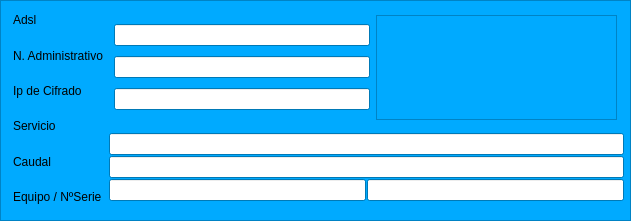
          <widget class="QFrame" name="frame_datosRouter">
           <property name="geometry">
            <rect>
             <x>620</x>
             <y>0</y>
             <width>631</width>
             <height>221</height>
            </rect>
           </property>
           <property name="palette">
            <palette>
             <active>
              <colorrole role="WindowText">
               <brush brushstyle="SolidPattern">
                <color alpha="255">
                 <red>0</red>
                 <green>0</green>
                 <blue>0</blue>
                </color>
               </brush>
              </colorrole>
              <colorrole role="Button">
               <brush brushstyle="SolidPattern">
                <color alpha="255">
                 <red>0</red>
                 <green>170</green>
                 <blue>255</blue>
                </color>
               </brush>
              </colorrole>
              <colorrole role="Light">
               <brush brushstyle="SolidPattern">
                <color alpha="255">
                 <red>127</red>
                 <green>213</green>
                 <blue>255</blue>
                </color>
               </brush>
              </colorrole>
              <colorrole role="Midlight">
               <brush brushstyle="SolidPattern">
                <color alpha="255">
                 <red>63</red>
                 <green>191</green>
                 <blue>255</blue>
                </color>
               </brush>
              </colorrole>
              <colorrole role="Dark">
               <brush brushstyle="SolidPattern">
                <color alpha="255">
                 <red>0</red>
                 <green>85</green>
                 <blue>127</blue>
                </color>
               </brush>
              </colorrole>
              <colorrole role="Mid">
               <brush brushstyle="SolidPattern">
                <color alpha="255">
                 <red>0</red>
                 <green>113</green>
                 <blue>170</blue>
                </color>
               </brush>
              </colorrole>
              <colorrole role="Text">
               <brush brushstyle="SolidPattern">
                <color alpha="255">
                 <red>0</red>
                 <green>0</green>
                 <blue>0</blue>
                </color>
               </brush>
              </colorrole>
              <colorrole role="BrightText">
               <brush brushstyle="SolidPattern">
                <color alpha="255">
                 <red>255</red>
                 <green>255</green>
                 <blue>255</blue>
                </color>
               </brush>
              </colorrole>
              <colorrole role="ButtonText">
               <brush brushstyle="SolidPattern">
                <color alpha="255">
                 <red>0</red>
                 <green>0</green>
                 <blue>0</blue>
                </color>
               </brush>
              </colorrole>
              <colorrole role="Base">
               <brush brushstyle="SolidPattern">
                <color alpha="255">
                 <red>255</red>
                 <green>255</green>
                 <blue>255</blue>
                </color>
               </brush>
              </colorrole>
              <colorrole role="Window">
               <brush brushstyle="SolidPattern">
                <color alpha="255">
                 <red>0</red>
                 <green>170</green>
                 <blue>255</blue>
                </color>
               </brush>
              </colorrole>
              <colorrole role="Shadow">
               <brush brushstyle="SolidPattern">
                <color alpha="255">
                 <red>0</red>
                 <green>0</green>
                 <blue>0</blue>
                </color>
               </brush>
              </colorrole>
              <colorrole role="AlternateBase">
               <brush brushstyle="SolidPattern">
                <color alpha="255">
                 <red>127</red>
                 <green>212</green>
                 <blue>255</blue>
                </color>
               </brush>
              </colorrole>
              <colorrole role="ToolTipBase">
               <brush brushstyle="SolidPattern">
                <color alpha="255">
                 <red>255</red>
                 <green>255</green>
                 <blue>220</blue>
                </color>
               </brush>
              </colorrole>
              <colorrole role="ToolTipText">
               <brush brushstyle="SolidPattern">
                <color alpha="255">
                 <red>0</red>
                 <green>0</green>
                 <blue>0</blue>
                </color>
               </brush>
              </colorrole>
             </active>
             <inactive>
              <colorrole role="WindowText">
               <brush brushstyle="SolidPattern">
                <color alpha="255">
                 <red>0</red>
                 <green>0</green>
                 <blue>0</blue>
                </color>
               </brush>
              </colorrole>
              <colorrole role="Button">
               <brush brushstyle="SolidPattern">
                <color alpha="255">
                 <red>0</red>
                 <green>170</green>
                 <blue>255</blue>
                </color>
               </brush>
              </colorrole>
              <colorrole role="Light">
               <brush brushstyle="SolidPattern">
                <color alpha="255">
                 <red>127</red>
                 <green>213</green>
                 <blue>255</blue>
                </color>
               </brush>
              </colorrole>
              <colorrole role="Midlight">
               <brush brushstyle="SolidPattern">
                <color alpha="255">
                 <red>63</red>
                 <green>191</green>
                 <blue>255</blue>
                </color>
               </brush>
              </colorrole>
              <colorrole role="Dark">
               <brush brushstyle="SolidPattern">
                <color alpha="255">
                 <red>0</red>
                 <green>85</green>
                 <blue>127</blue>
                </color>
               </brush>
              </colorrole>
              <colorrole role="Mid">
               <brush brushstyle="SolidPattern">
                <color alpha="255">
                 <red>0</red>
                 <green>113</green>
                 <blue>170</blue>
                </color>
               </brush>
              </colorrole>
              <colorrole role="Text">
               <brush brushstyle="SolidPattern">
                <color alpha="255">
                 <red>0</red>
                 <green>0</green>
                 <blue>0</blue>
                </color>
               </brush>
              </colorrole>
              <colorrole role="BrightText">
               <brush brushstyle="SolidPattern">
                <color alpha="255">
                 <red>255</red>
                 <green>255</green>
                 <blue>255</blue>
                </color>
               </brush>
              </colorrole>
              <colorrole role="ButtonText">
               <brush brushstyle="SolidPattern">
                <color alpha="255">
                 <red>0</red>
                 <green>0</green>
                 <blue>0</blue>
                </color>
               </brush>
              </colorrole>
              <colorrole role="Base">
               <brush brushstyle="SolidPattern">
                <color alpha="255">
                 <red>255</red>
                 <green>255</green>
                 <blue>255</blue>
                </color>
               </brush>
              </colorrole>
              <colorrole role="Window">
               <brush brushstyle="SolidPattern">
                <color alpha="255">
                 <red>0</red>
                 <green>170</green>
                 <blue>255</blue>
                </color>
               </brush>
              </colorrole>
              <colorrole role="Shadow">
               <brush brushstyle="SolidPattern">
                <color alpha="255">
                 <red>0</red>
                 <green>0</green>
                 <blue>0</blue>
                </color>
               </brush>
              </colorrole>
              <colorrole role="AlternateBase">
               <brush brushstyle="SolidPattern">
                <color alpha="255">
                 <red>127</red>
                 <green>212</green>
                 <blue>255</blue>
                </color>
               </brush>
              </colorrole>
              <colorrole role="ToolTipBase">
               <brush brushstyle="SolidPattern">
                <color alpha="255">
                 <red>255</red>
                 <green>255</green>
                 <blue>220</blue>
                </color>
               </brush>
              </colorrole>
              <colorrole role="ToolTipText">
               <brush brushstyle="SolidPattern">
                <color alpha="255">
                 <red>0</red>
                 <green>0</green>
                 <blue>0</blue>
                </color>
               </brush>
              </colorrole>
             </inactive>
             <disabled>
              <colorrole role="WindowText">
               <brush brushstyle="SolidPattern">
                <color alpha="255">
                 <red>0</red>
                 <green>85</green>
                 <blue>127</blue>
                </color>
               </brush>
              </colorrole>
              <colorrole role="Button">
               <brush brushstyle="SolidPattern">
                <color alpha="255">
                 <red>0</red>
                 <green>170</green>
                 <blue>255</blue>
                </color>
               </brush>
              </colorrole>
              <colorrole role="Light">
               <brush brushstyle="SolidPattern">
                <color alpha="255">
                 <red>127</red>
                 <green>213</green>
                 <blue>255</blue>
                </color>
               </brush>
              </colorrole>
              <colorrole role="Midlight">
               <brush brushstyle="SolidPattern">
                <color alpha="255">
                 <red>63</red>
                 <green>191</green>
                 <blue>255</blue>
                </color>
               </brush>
              </colorrole>
              <colorrole role="Dark">
               <brush brushstyle="SolidPattern">
                <color alpha="255">
                 <red>0</red>
                 <green>85</green>
                 <blue>127</blue>
                </color>
               </brush>
              </colorrole>
              <colorrole role="Mid">
               <brush brushstyle="SolidPattern">
                <color alpha="255">
                 <red>0</red>
                 <green>113</green>
                 <blue>170</blue>
                </color>
               </brush>
              </colorrole>
              <colorrole role="Text">
               <brush brushstyle="SolidPattern">
                <color alpha="255">
                 <red>0</red>
                 <green>85</green>
                 <blue>127</blue>
                </color>
               </brush>
              </colorrole>
              <colorrole role="BrightText">
               <brush brushstyle="SolidPattern">
                <color alpha="255">
                 <red>255</red>
                 <green>255</green>
                 <blue>255</blue>
                </color>
               </brush>
              </colorrole>
              <colorrole role="ButtonText">
               <brush brushstyle="SolidPattern">
                <color alpha="255">
                 <red>0</red>
                 <green>85</green>
                 <blue>127</blue>
                </color>
               </brush>
              </colorrole>
              <colorrole role="Base">
               <brush brushstyle="SolidPattern">
                <color alpha="255">
                 <red>0</red>
                 <green>170</green>
                 <blue>255</blue>
                </color>
               </brush>
              </colorrole>
              <colorrole role="Window">
               <brush brushstyle="SolidPattern">
                <color alpha="255">
                 <red>0</red>
                 <green>170</green>
                 <blue>255</blue>
                </color>
               </brush>
              </colorrole>
              <colorrole role="Shadow">
               <brush brushstyle="SolidPattern">
                <color alpha="255">
                 <red>0</red>
                 <green>0</green>
                 <blue>0</blue>
                </color>
               </brush>
              </colorrole>
              <colorrole role="AlternateBase">
               <brush brushstyle="SolidPattern">
                <color alpha="255">
                 <red>0</red>
                 <green>170</green>
                 <blue>255</blue>
                </color>
               </brush>
              </colorrole>
              <colorrole role="ToolTipBase">
               <brush brushstyle="SolidPattern">
                <color alpha="255">
                 <red>255</red>
                 <green>255</green>
                 <blue>220</blue>
                </color>
               </brush>
              </colorrole>
              <colorrole role="ToolTipText">
               <brush brushstyle="SolidPattern">
                <color alpha="255">
                 <red>0</red>
                 <green>0</green>
                 <blue>0</blue>
                </color>
               </brush>
              </colorrole>
             </disabled>
            </palette>
           </property>
           <property name="frameShape">
            <enum>QFrame::StyledPanel</enum>
           </property>
           <property name="frameShadow">
            <enum>QFrame::Raised</enum>
           </property>
           <widget class="QWidget" name="layoutWidget">
            <property name="geometry">
             <rect>
              <x>13</x>
              <y>3</y>
              <width>611</width>
              <height>211</height>
             </rect>
            </property>
            <layout class="QHBoxLayout" name="horizontalLayout_21">
             <item>
              <layout class="QVBoxLayout" name="verticalLayout" stretch="0,0,0,0,0,0">
               <property name="spacing">
                <number>1</number>
               </property>
               <item>
                <widget class="QLabel" name="label_22">
                 <property name="text">
                  <string>Adsl</string>
                 </property>
                </widget>
               </item>
               <item>
                <widget class="QLabel" name="label_21">
                 <property name="text">
                  <string>N. Administrativo</string>
                 </property>
                </widget>
               </item>
               <item>
                <widget class="QLabel" name="label_19">
                 <property name="text">
                  <string>Ip de Cifrado</string>
                 </property>
                </widget>
               </item>
               <item>
                <widget class="QLabel" name="label_20">
                 <property name="text">
                  <string>Servicio</string>
                 </property>
                </widget>
               </item>
               <item>
                <widget class="QLabel" name="label_23">
                 <property name="text">
                  <string>Caudal</string>
                 </property>
                </widget>
               </item>
               <item>
                <widget class="QLabel" name="label_24">
                 <property name="text">
                  <string>Equipo / NºSerie</string>
                 </property>
                </widget>
               </item>
              </layout>
             </item>
             <item>
              <layout class="QVBoxLayout" name="verticalLayout_23">
               <property name="spacing">
                <number>1</number>
               </property>
               <item>
                <layout class="QHBoxLayout" name="horizontalLayout">
                 <property name="spacing">
                  <number>1</number>
                 </property>
                 <item>
                  <layout class="QVBoxLayout" name="verticalLayout_19">
                   <property name="spacing">
                    <number>1</number>
                   </property>
                   <item>
                    <layout class="QVBoxLayout" name="verticalLayout_20">
                     <property name="spacing">
                      <number>1</number>
                     </property>
                     <item>
                      <widget class="QLineEdit" name="lineEdit_adsl">
                       <property name="sizePolicy">
                        <sizepolicy hsizetype="Fixed" vsizetype="Fixed">
                         <horstretch>0</horstretch>
                         <verstretch>0</verstretch>
                        </sizepolicy>
                       </property>
                       <property name="maximumSize">
                        <size>
                         <width>256</width>
                         <height>16777215</height>
                        </size>
                       </property>
                       <property name="maxLength">
                        <number>16</number>
                       </property>
                       <property name="alignment">
                        <set>Qt::AlignRight|Qt::AlignTrailing|Qt::AlignVCenter</set>
                       </property>
                       <property name="readOnly">
                        <bool>true</bool>
                       </property>
                      </widget>
                     </item>
                    </layout>
                   </item>
                   <item>
                    <layout class="QVBoxLayout" name="verticalLayout_2">
                     <property name="spacing">
                      <number>1</number>
                     </property>
                     <item>
                      <widget class="QLineEdit" name="lineEdit_n_adm">
                       <property name="sizePolicy">
                        <sizepolicy hsizetype="Fixed" vsizetype="Fixed">
                         <horstretch>0</horstretch>
                         <verstretch>0</verstretch>
                        </sizepolicy>
                       </property>
                       <property name="maximumSize">
                        <size>
                         <width>256</width>
                         <height>16777215</height>
                        </size>
                       </property>
                       <property name="maxLength">
                        <number>16</number>
                       </property>
                       <property name="alignment">
                        <set>Qt::AlignRight|Qt::AlignTrailing|Qt::AlignVCenter</set>
                       </property>
                       <property name="readOnly">
                        <bool>true</bool>
                       </property>
                      </widget>
                     </item>
                    </layout>
                   </item>
                   <item>
                    <layout class="QVBoxLayout" name="verticalLayout_18">
                     <property name="spacing">
                      <number>1</number>
                     </property>
                     <item>
                      <widget class="QLineEdit" name="lineEdit_ip_cifrado">
                       <property name="sizePolicy">
                        <sizepolicy hsizetype="Fixed" vsizetype="Fixed">
                         <horstretch>0</horstretch>
                         <verstretch>0</verstretch>
                        </sizepolicy>
                       </property>
                       <property name="maximumSize">
                        <size>
                         <width>256</width>
                         <height>16777215</height>
                        </size>
                       </property>
                       <property name="maxLength">
                        <number>16</number>
                       </property>
                       <property name="alignment">
                        <set>Qt::AlignRight|Qt::AlignTrailing|Qt::AlignVCenter</set>
                       </property>
                       <property name="readOnly">
                        <bool>true</bool>
                       </property>
                      </widget>
                     </item>
                    </layout>
                   </item>
                  </layout>
                 </item>
                 <item>
                  <widget class="QFrame" name="frame_router">
                   <property name="maximumSize">
                    <size>
                     <width>241</width>
                     <height>105</height>
                    </size>
                   </property>
                   <property name="frameShape">
                    <enum>QFrame::StyledPanel</enum>
                   </property>
                   <property name="frameShadow">
                    <enum>QFrame::Raised</enum>
                   </property>
                   <widget class="QPushButton" name="pB_router">
                    <property name="geometry">
                     <rect>
                      <x>2</x>
                      <y>2</y>
                      <width>241</width>
                      <height>100</height>
                     </rect>
                    </property>
                    <property name="text">
                     <string/>
                    </property>
                    <property name="iconSize">
                     <size>
                      <width>241</width>
                      <height>100</height>
                     </size>
                    </property>
                    <property name="flat">
                     <bool>true</bool>
                    </property>
                   </widget>
                  </widget>
                 </item>
                </layout>
               </item>
               <item>
                <layout class="QVBoxLayout" name="verticalLayout_22">
                 <property name="spacing">
                  <number>1</number>
                 </property>
                 <item>
                  <layout class="QVBoxLayout" name="verticalLayout_9">
                   <property name="spacing">
                    <number>1</number>
                   </property>
                   <item>
                    <widget class="QLineEdit" name="lineEdit_servicio">
                     <property name="maxLength">
                      <number>64</number>
                     </property>
                     <property name="readOnly">
                      <bool>true</bool>
                     </property>
                    </widget>
                   </item>
                  </layout>
                 </item>
                 <item>
                  <layout class="QVBoxLayout" name="verticalLayout_8">
                   <property name="spacing">
                    <number>1</number>
                   </property>
                   <item>
                    <widget class="QLineEdit" name="lineEdit_caudal">
                     <property name="maxLength">
                      <number>64</number>
                     </property>
                     <property name="readOnly">
                      <bool>true</bool>
                     </property>
                    </widget>
                   </item>
                  </layout>
                 </item>
                 <item>
                  <layout class="QHBoxLayout" name="horizontalLayout_18">
                   <item>
                    <layout class="QVBoxLayout" name="verticalLayout_17">
                     <item>
                      <widget class="QLineEdit" name="lineEdit_equipamiento">
                       <property name="maxLength">
                        <number>128</number>
                       </property>
                       <property name="alignment">
                        <set>Qt::AlignRight|Qt::AlignTrailing|Qt::AlignVCenter</set>
                       </property>
                       <property name="readOnly">
                        <bool>true</bool>
                       </property>
                      </widget>
                     </item>
                    </layout>
                   </item>
                   <item>
                    <layout class="QVBoxLayout" name="verticalLayout_21">
                     <item>
                      <widget class="QLineEdit" name="lineEdit_numeroSerieRouter">
                       <property name="alignment">
                        <set>Qt::AlignRight|Qt::AlignTrailing|Qt::AlignVCenter</set>
                       </property>
                      </widget>
                     </item>
                    </layout>
                   </item>
                  </layout>
                 </item>
                </layout>
               </item>
              </layout>
             </item>
            </layout>
           </widget>
          </widget>
